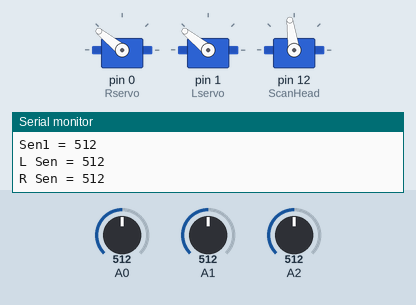
Recording of a sketch running on a simulated Arduino Uno, built with avr-gcc and run on an emulated ATmega328P. Shown: 3 × servo, the last lines printed to the serial monitor. The inputs (shaded band) are chosen by the test bench; at power-on: A1 = 512, A2 = 512, A0 = 512.

Above: at 4.2 s.
4.3 s: A1 set to 490
At 6.66 s:
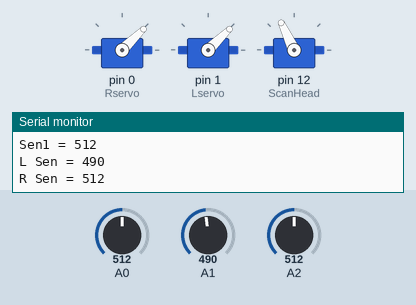
7.8 s: A2 set to 484
At 9.52 s:
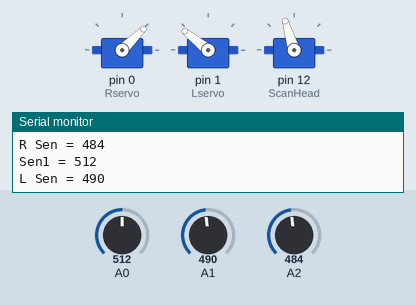
11.5 s: A0 set to 1010
15.0 s: A0 set to 0
At 15.16 s:
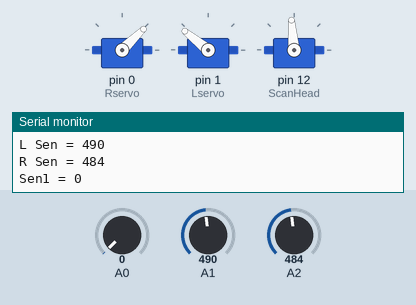
18.7 s: A1 set to 514
At 19.48 s:
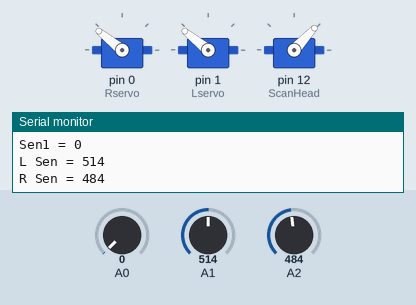
22.2 s: A2 set to 510
At 25.69 s:
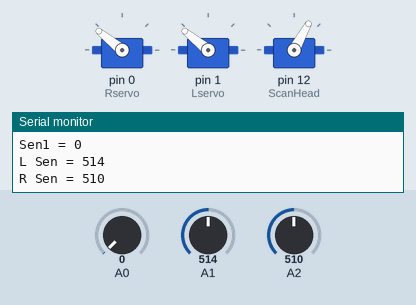
Timing chart, 0 to 26.9 s (numbered marks = the images above; inputs shaded):
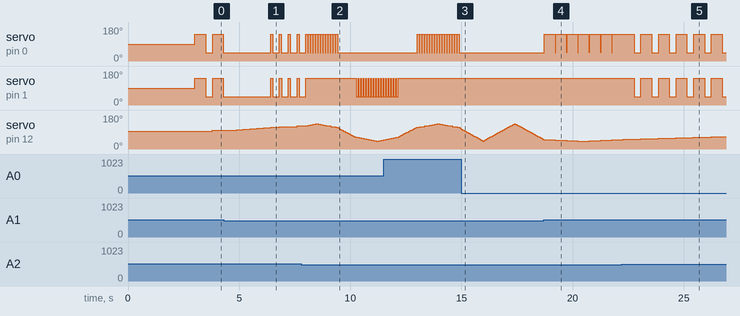

Measured:
- the behaviour switches between 501 and 500 on A2 (found by bisection; images 1 and 2)
- the behaviour switches between 500 and 501 on A1 (found by bisection; images 3 and 4)
- after the input at 4.3 s, servo on pin 0 (Rservo): alternates 141° for 0.09 s and 44° for 0.31 s, starting after 2.1 s; servo on pin 1 (Lservo): alternates 141° for 0.10 s and 44° for 0.29 s, starting after 2.1 s
- after the input at 7.8 s, servo on pin 0 (Rservo): alternates 141° for 0.09 s and 44° for 0.02 s, 24 changes in all, then stays 44°, starting after 0.31 s
- after the input at 15.0 s, servo on pin 0 (Rservo): stays 44° (without the input it goes to 141° after 3.5 s); servo on pin 1 (Lservo): stops changing and stays 141°
- after the input at 18.7 s, servo on pin 0 (Rservo): alternates 141° for 0.50 s and 44° for 0.01 s, starting at once
- after the input at 22.2 s, servo on pin 0 (Rservo), servo on pin 1 (Lservo): alternates 141° for 0.49 s and 44° for 0.31 s, starting after 0.57 s
- by itself, servo on pin 0 (Rservo), servo on pin 1 (Lservo): alternates 141° for 0.49 s and 44° for 0.31 s

The sketch:

sumobot.ino
```cpp
#include <Servo.h>

Servo Rservo; // create servo object to control a Right servo
Servo Lservo; // create servo object to control a Left servo
Servo ScanHead; // create servo object to control a ScanHead servo
int HeadPos; // Variable for holding scan head position
int HeadAdj; // Variable for holding scan head changes

void setup() {
    delay(3000); // Chunk of time to let go of the bot
    Rservo.attach(0); // attaches the servo on pin 0 to the servo object
    Lservo.attach(1); // attaches the servo on pin 1 to the servo object
    ScanHead.attach(12); // attaches the servo on pin 12 to the servo object
    Serial.begin(9600); // initialize serial communication at 9600 bits per second:
    HeadPos = 1500; //Start Scan head in the middle
    HeadAdj = 25; // Set the scan speed
}

void loop() {
    if (HeadPos < 1000) // Set the far left position
    {
        HeadAdj = 25; // Determines speed and direction of Scanhead rotation
    }
    if (HeadPos > 1900) // Set the far right position
    {
        HeadAdj = -25; // Determines speed and direction of Scanhead rotation
    }
    HeadPos = HeadPos + HeadAdj; //Set the scan head position
    ScanHead.write(HeadPos); // move the Scan Head

    int senValue0 = analogRead(A0); // read the input on analog pin 0:
    Serial.print("Sen1 = ");
    Serial.println(senValue0);
    int LsenValue = analogRead(A1); // read the input on analog pin 1:
    Serial.print("L Sen = ");
    Serial.println(LsenValue);
    int RsenValue = analogRead(A2); // read the input on analog pin 2:
    Serial.print("R Sen = ");
    Serial.println(RsenValue);

    // Turn to face opponent if to one side
    if (HeadPos < 1200) {
        if (senValue0 > 350) //Set the distance..bigger is closer
        {
            for (int dur = 10; dur >= 2; dur--) // set the distance the robot turns
            {
                Rservo.writeMicroseconds(1000); // sets the servo position to 1ms
                Lservo.writeMicroseconds(1000); // sets the servo position to 1ms
                delay(10);
            }
        }
    }
    // Turn to face opponent if to the other side
    if (HeadPos > 1700) {
        if (senValue0 > 350) //Set the distance..bigger is closer
        {
            for (int dur = 10; dur >= 2; dur--) {
                Rservo.writeMicroseconds(2000); // sets the servo position to 2ms
                Lservo.writeMicroseconds(2000); // sets the servo position to 2ms
                delay(10);
            }
        }
    }

    if (LsenValue < 500) //go forward if on white
    {
        Rservo.writeMicroseconds(1000); // sets the servo position to 1ms
        Lservo.writeMicroseconds(2000); // sets the servo position to 2ms
        delay(10);
    }
    if (RsenValue < 500) //go forward if on white
    {
        Rservo.writeMicroseconds(1000); // sets the servo position to 1ms
        Lservo.writeMicroseconds(2000); // sets the servo position to 2ms
        delay(10);
    }


    if (LsenValue > 500) //turn away if on black
    {
        for (int dur = 50; dur >= 2; dur--) {
            Rservo.writeMicroseconds(2000); // sets the servo position to 1ms
            Lservo.writeMicroseconds(2000); // sets the servo position to 2ms
            delay(10);
        }
    }
    if (RsenValue > 500) //turn away if on black
    {
        for (int dur = 30; dur >= 2; dur--) {
            Rservo.writeMicroseconds(1000); // sets the servo position to 1ms
            Lservo.writeMicroseconds(1000); // sets the servo position to 2ms
            delay(10);
        }
    }

}
```
